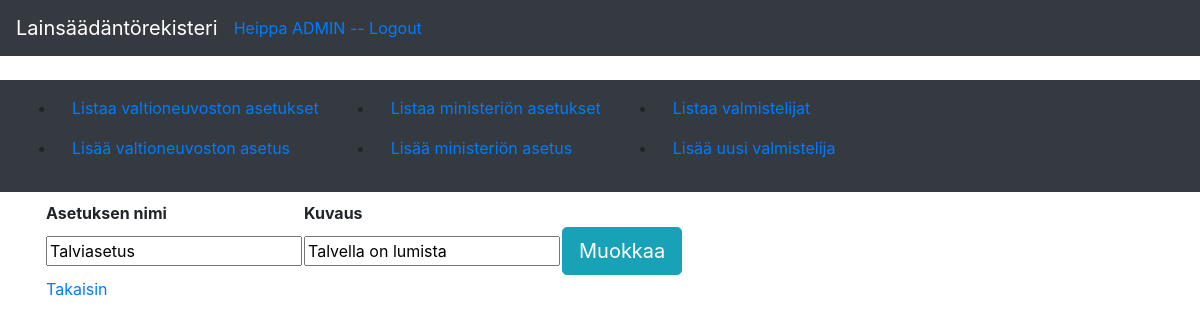
Screenshot of /vnat/1/ (signed in) with the database file from the repository.
### application/auth/models.py (models this page shows, shortened)
class User(Base):
    __tablename__ = "account"
    name = db.Column(db.String(32), nullable=False)
    username = db.Column(db.String(32), unique=True, nullable=False)
    password = db.Column(db.String(32), nullable=False)
    email = db.Column(db.String(32), unique=True, nullable=False)
    roles = db.relationship("Role", secondary=user_role, lazy="subquery", backref=db.backref("users", passive_deletes=True, lazy=True))
    vnat = db.relationship("Vna", backref='account', passive_deletes=True, lazy=True)
    mmmat = db.relationship("Mmma", backref='account', passive_deletes=True, lazy=True)

### application/vnat/models.py (models this page shows, shortened)
class Vna(Base):
    name = db.Column(db.String(300), nullable=False)
    kuvaus = db.Column(db.String(300), nullable=False)
    account_id = db.Column(db.Integer, db.ForeignKey('account.id'), nullable=False)

### application/vnat/views.py (the view)
@app.route("/vnat/<vna_id>/", methods=["GET"])
@login_required
def get_vna(vna_id):
    vna = Vna.query.get(vna_id)
    form = VnaForm(obj=vna)
    return render_template("vnat/yksi.html", vna=Vna.query.get(vna_id), form=form)

### application/vnat/forms.py
class VnaForm(FlaskForm):
    name = StringField("Valtioneuvoston asetuksen nimi", [validators.DataRequired(message=("Nimi ei voi olla tyhjä")), validators.Length(min=2, max=300)])
    kuvaus = StringField("Kuvaus", [validators.DataRequired(message=("Kuvaus ei voi olla tyhjä")), validators.Length(min=2, max=300)])
    class Meta:
        csrf = False

### application/__init__.py (called while the page is built)
@event.listens_for(Engine, "connect")
def set_sqlite_pragma(dbapi_connection, connection_record):
    if app.config["SQLALCHEMY_DATABASE_URI"].startswith("sqlite"):
        cursor = dbapi_connection.cursor()
        cursor.execute("PRAGMA foreign_keys=ON")
        cursor.close()

@login_manager.user_loader
def load_user(user_id):
    return User.query.get(user_id)

### application/templates/vnat/yksi.html (shortened to what this page needs)
{% extends "layout.html" %}
{% block body %}
<form method="POST" action"{{ url_for('get_vna', vna_id=vna.id) }}">
  <table>
    <tr>
      <th>Asetuksen nimi</th>
      <th>Kuvaus</th>
      <th></th>
    </tr>
    <tr>
      <td>{{ form.name(readonly=true) }}</td>
      <td>{{ form.kuvaus(readonly=true) }}</td>
      <td><button class="btn btn-info btn-lg" type="button" onclick="location.href='/vnat/{{vna.id}}/edit'" >Muokkaa</button></td>
    </tr>
    <tr>
      <td><a href="{{ url_for('vnat_index') }}">Takaisin</a></td>
    </tr>
  </table>
</form>
{% endblock %}

### application/templates/layout.html (shortened to what this page needs)
<!DOCTYPE html>
<html>
  <head>
    <link rel="stylesheet" href="https://maxcdn.bootstrapcdn.com/bootstrap/4.0.0/css/bootstrap.min.css">
  </head>
  <body>
    <nav class="navbar navbar-expand-md navbar-dark bg-dark mb-4">
      <a class="navbar-brand" href="{{ url_for('index') }}">Lainsäädäntörekisteri</a>
      <div class="form-inline mt-2 mt-md-0">
          {% if current_user.is_authenticated %}
          <a href="{{ url_for('auth_logout') }}">Heippa {{ current_user.name }} -- Logout</a>
          {% endif %}
      </div>
    </nav>
    <nav class="navbar navbar-expand-md navbar-dark bg-dark mb-6">
      <div class="collapse navbar-collapse" id="navbarCollapse">
        <ul>
          <li class="nav-item">
            <a class="nav-link" href="{{ url_for('vnat_index') }} ">Listaa valtioneuvoston asetukset</a>
          </li>
          <li class="nav-item">
            <a class="nav-link" href="{{ url_for('vnat_form') }} ">Lisää valtioneuvoston asetus</a>
          </li>
        </ul>
        <ul>
          <li class="nav-item">
            <a class="nav-link" href="{{ url_for('mmmat_index') }} ">Listaa ministeriön asetukset</a>
          </li>
          <li class="nav-item">
            <a class="nav-link" href="{{ url_for('mmmat_form') }} ">Lisää ministeriön asetus</a>
          </li>
        </ul>
        <ul>
          <li class="nav-item">
            <a class="nav-link" href="{{ url_for('valmistelija_index') }} ">Listaa valmistelijat</a>
          </li>
          <li class="nav-item">
            <a class="nav-link" href="{{ url_for('valmistelija_form') }} ">Lisää uusi valmistelija</a>
          </li>
        </ul>
      </div>
    </nav>
    <main role="main" class="container">
      {% block body %}{% endblock %}
    </main>
  </body>
</html>

### rows the page displays
User: name "ADMIN"
Vna: name "Talviasetus", kuvaus "Talvella on lumista"
